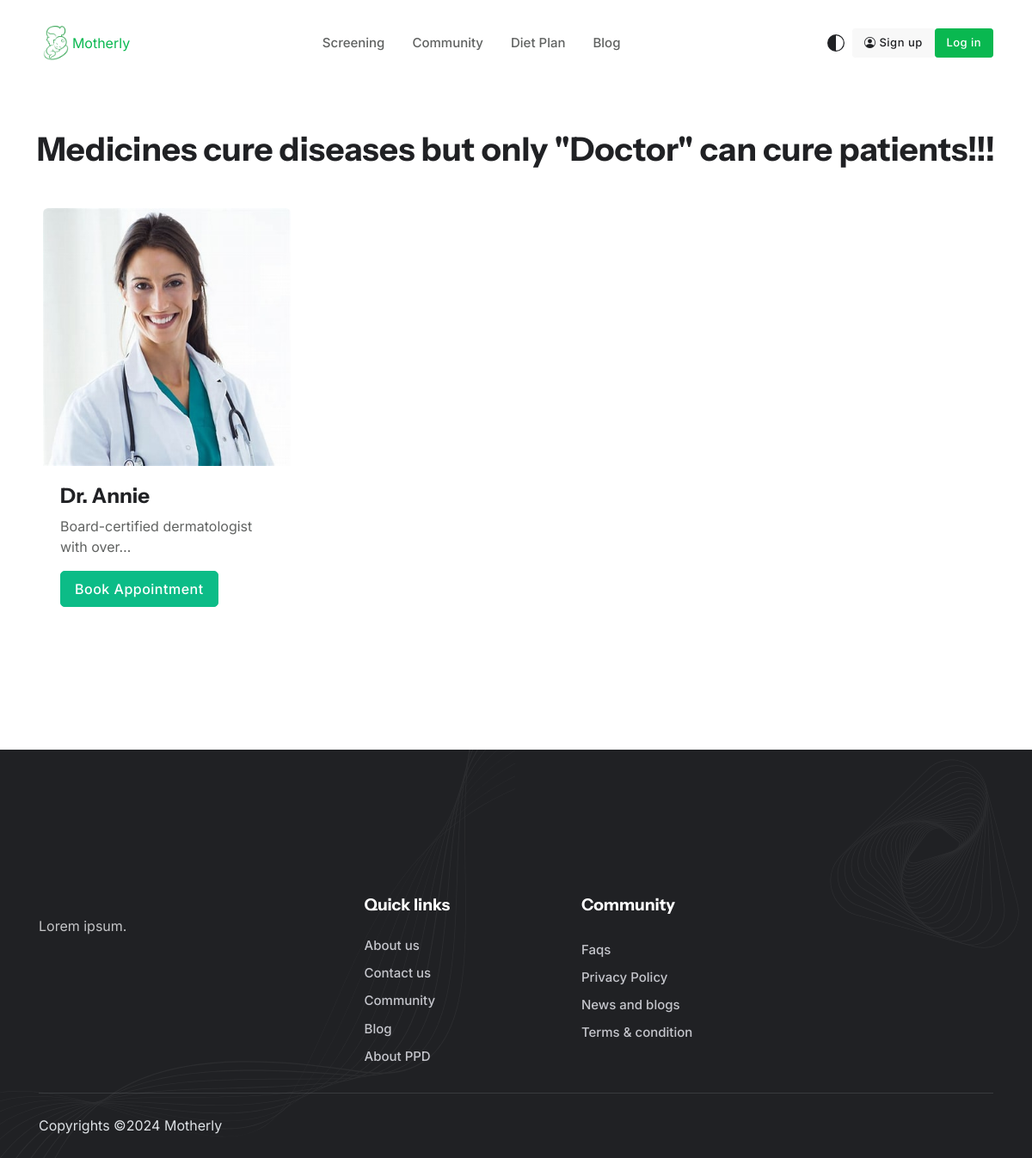
Page /doctors on the committed database.
### core/models.py (models this page shows, shortened)
class doctor(models.Model):
    name = models.CharField(max_length=250)
    experience = models.TextField(max_length=600)
    detail = models.TextField(max_length=2000)
    post_img = models.ImageField(upload_to='dpost_images', null=True, blank=True)
    specialty = models.CharField(max_length=100, default=None)
    slug = AutoSlugField(populate_from='name', unique=True,null=True,default=None)

### core/views.py (the view)
# urls.py: path('doctors', views.doctors,name="doctors"),
def doctors(request):
    dd = doctor.objects.all()
    return render(request, "doct.html", {'dd':dd})

### templates/doct.html (shortened to what this page needs)
{% load static %}
{% load django_bootstrap5 %}
{% bootstrap_css %}
<!DOCTYPE html>
<html lang="en">
<head>
    <link href="https://cdn.jsdelivr.net/npm/bootstrap@5.3.3/dist/css/bootstrap.min.css" rel="stylesheet">
<link rel="stylesheet" type="text/css" href="{% static './/assets/vendor/font-awesome/css/all.min.css' %}">
<link rel="stylesheet" type="text/css" href="{% static './/assets/vendor/bootstrap-icons/bootstrap-icons.css' %}">
<link rel="stylesheet" type="text/css" href="{% static './/assets/vendor/swiper/swiper-bundle.min.css' %}">
<link rel="stylesheet" type="text/css" href="{% static './/assets/css/style.css' %}">
</head>
<body>
  <header class="header-sticky header-absolute">
		<nav class="navbar navbar-expand-xl">
			<div class="container">
				<a class="navbar-brand me-0" href="">
					<img class="light-mode-item navbar-brand-item" src="{% static './assets/images/logo.png' %}" alt="logo">
					<a class="text ">Motherly</a>
				</a>
				<div class="navbar-collapse collapse" id="navbarCollapse">
					<ul class="navbar-nav navbar-nav-scroll dropdown-hover mx-auto">
						<li class="nav-item"> <a class="nav-link" href="/knowscore">Screening</a> </li>
						<li class="nav-item"> <a class="nav-link" href="/pquery">Community</a> </li>
						<li class="nav-item"> <a class="nav-link" href="#">Diet Plan</a> </li>
						<li class="nav-item"> <a class="nav-link" href="/blog">Blog</a> </li>
					</ul>
				</div>
				<ul class="nav align-items-center dropdown-hover ms-sm-2">
					<li class="nav-item dropdown dropdown-animation">
						<button class="btn btn-link mb-0 px-2 lh-1" id="bd-theme" type="button" aria-expanded="false"
							data-bs-toggle="dropdown" data-bs-display="static">
							<svg xmlns="http://www.w3.org/2000/svg" width="20" height="20"
								class="bi bi-circle-half theme-icon-active fill-mode fa-fw" viewBox="0 0 16 16">
								<path d="M8 15A7 7 0 1 0 8 1v14zm0 1A8 8 0 1 1 8 0a8 8 0 0 1 0 16z" />
								<use href="#"></use>
							</svg>
						</button>
					</li>
					{% if user.is_authenticated %}
					<li class="nav-item d-none d-sm-block">
						<h6 style="color: black; margin-right: 4px; margin-left: 4px;">{{user}}</h6>
					</li>
					<li class="nav-item d-none d-sm-block">
						<a href="/logout"><button class="btn btn-sm btn-primary mb-0">Logout</button></a>
					</li>
					{% else %}
					<li class="nav-item d-none d-sm-block">
						<a href="register" class="btn btn-sm btn-light mb-0"><i
							class="bi bi-person-circle me-1"></i>Sign up</a>
					</li>
					<li class="nav-item d-none d-sm-block">
						<a href="login"><button class="btn btn-sm btn-primary mb-0">Log in</button></a>
					</li>
					{% endif %}
				</ul>
			</div>
		</nav>
	</header>
  <section>
    <div>
      <h3 align="center" style="padding-top: 30px;">Medicines cure diseases but only "Doctor" can cure patients!!!</h3>
      <div class="container-fluid">
        <div class="row justify-content-between m-3 mt-5">
          {% for doc in dd %}
            <div class="col-3 m-1">
                <div class="card" style="width: 18rem;">
                    <img src="{{doc.post_img.url}}" class="card-img-top image-height" alt="...">
                    <div class="card-body">
                        <h5 class="card-title">{{doc.name}}</h5>
                        <p class="card-text">{{doc.experience|truncatechars:40|safe}}</p>
                        <a href="/dprofile/{{doc.slug}}" class="btn btn-success">Book Appointment</a>
                    </div>
                </div>
            </div>
          {% endfor %}
        </div>
    </div>
  </section>
    <footer class="bg-dark position-relative overflow-hidden pb-0 pt-6 pt-lg-8" data-bs-theme="dark">
      <figure class="position-absolute top-0 start-0 mt-n8 ms-n9">
      </figure>
      <div class="position-absolute top-0 end-0 mt-n3 me-n4">
        <img src="{% static './assets/images/elements/decoration-pattern-2.svg' %}" style="opacity:0.05;" alt="">
      </div>
      <div class="container position-relative mt-5">
        <div class="row g-4 justify-content-between">
          <div class="col-lg-3">
            <p class="mt-4 mb-2">Lorem ipsum.</p>
          </div>
          <div class="col-lg-8 col-xxl-7">
            <div class="row g-4">
              <div class="col-6 col-md-4">
                <h6 class="mb-2 mb-md-4">Quick links</h6>
                <ul class="nav flex-column">
                  <li class="nav-item"><a class="nav-link pt-0" href="">About us</a></li>
                  <li class="nav-item"><a class="nav-link" href="">Contact us</a></li>
                  <li class="nav-item"><a class="nav-link" href="/pquery">Community </a></li>
                  <li class="nav-item"><a class="nav-link" href="/blog">Blog</a>
                  </li>
                  <li class="nav-item"><a class="nav-link" href="#">About PPD</a>
                  </li>
                </ul>
              </div>
              <div class="col-6 col-md-4">
                <h6 class="mb-2 mb-md-4">Community</h6>
                <ul class="nav flex-column">
                  <li class="nav-item"><a class="nav-link" href="faq.html">Faqs</a></li>
                  <li class="nav-item"><a class="nav-link" href="#">Privacy Policy</a></li>
                  <li class="nav-item"><a class="nav-link" href="blog-grid.html">News and blogs</a></li>
                  <li class="nav-item"><a class="nav-link" href="#">Terms & condition</a></li>
                </ul>
              </div>
            </div>
          </div>
        </div>
        <hr class="mt-4 mb-0">
        <div class="d-md-flex justify-content-between align-items-center text-center text-lg-start py-4">
          <div class="text-body"> Copyrights ©2024 Motherly </div>
        </div>
      </div>
    </footer>
</body>
</html>

### templates/doct.html (style rules this page uses)
.image-height { height: 300px; }

### rows in the picture
doctor: post_img (picture), name "Dr. Annie", experience "Board-certified dermatologist with over…"
